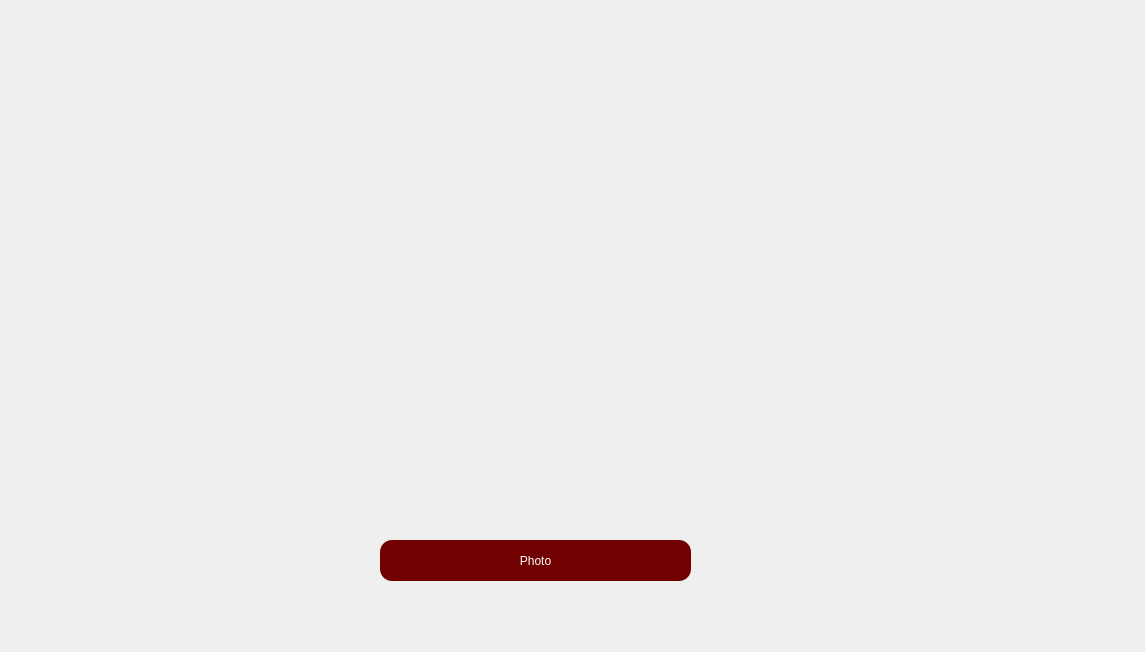
<?xml version="1.0" encoding="UTF-8"?>
<ui version="4.0">
 <class>camera</class>
 <widget class="QDialog" name="camera">
  <property name="geometry">
   <rect>
    <x>0</x>
    <y>0</y>
    <width>1145</width>
    <height>652</height>
   </rect>
  </property>
  <property name="windowTitle">
   <string>Dialog</string>
  </property>
  <widget class="QPushButton" name="takeImageButton">
   <property name="geometry">
    <rect>
     <x>380</x>
     <y>540</y>
     <width>311</width>
     <height>41</height>
    </rect>
   </property>
   <property name="styleSheet">
    <string notr="true">QPushButton{
color:white;
border-radius:12px;
font: 12pt  'Georgia';
background:#710100;
}

QPushButton:hover{
border-radius:12px;
font: 12pt  'Georgia';
background:#D32028;
color:white;

}</string>
   </property>
   <property name="text">
    <string>Photo</string>
   </property>
  </widget>
  <widget class="QStackedWidget" name="stackedWidget">
   <property name="geometry">
    <rect>
     <x>80</x>
     <y>40</y>
     <width>901</width>
     <height>401</height>
    </rect>
   </property>
   <property name="sizePolicy">
    <sizepolicy hsizetype="Preferred" vsizetype="Preferred">
     <horstretch>1</horstretch>
     <verstretch>0</verstretch>
    </sizepolicy>
   </property>
   <property name="palette">
    <palette>
     <active>
      <colorrole role="Base">
       <brush brushstyle="SolidPattern">
        <color alpha="255">
         <red>255</red>
         <green>255</green>
         <blue>255</blue>
        </color>
       </brush>
      </colorrole>
      <colorrole role="Window">
       <brush brushstyle="SolidPattern">
        <color alpha="255">
         <red>145</red>
         <green>145</green>
         <blue>145</blue>
        </color>
       </brush>
      </colorrole>
     </active>
     <inactive>
      <colorrole role="Base">
       <brush brushstyle="SolidPattern">
        <color alpha="255">
         <red>255</red>
         <green>255</green>
         <blue>255</blue>
        </color>
       </brush>
      </colorrole>
      <colorrole role="Window">
       <brush brushstyle="SolidPattern">
        <color alpha="255">
         <red>145</red>
         <green>145</green>
         <blue>145</blue>
        </color>
       </brush>
      </colorrole>
     </inactive>
     <disabled>
      <colorrole role="Base">
       <brush brushstyle="SolidPattern">
        <color alpha="255">
         <red>145</red>
         <green>145</green>
         <blue>145</blue>
        </color>
       </brush>
      </colorrole>
      <colorrole role="Window">
       <brush brushstyle="SolidPattern">
        <color alpha="255">
         <red>145</red>
         <green>145</green>
         <blue>145</blue>
        </color>
       </brush>
      </colorrole>
     </disabled>
    </palette>
   </property>
   <property name="currentIndex">
    <number>0</number>
   </property>
   <widget class="QWidget" name="viewfinderPage">
    <layout class="QGridLayout" name="gridLayout_5">
     <item row="0" column="0">
      <widget class="QCameraViewfinder" name="viewfinder" native="true"/>
     </item>
    </layout>
   </widget>
   <widget class="QWidget" name="previewPage">
    <layout class="QGridLayout" name="gridLayout_4">
     <item row="0" column="0">
      <widget class="QLabel" name="lastImagePreviewLabel">
       <property name="sizePolicy">
        <sizepolicy hsizetype="Preferred" vsizetype="MinimumExpanding">
         <horstretch>0</horstretch>
         <verstretch>0</verstretch>
        </sizepolicy>
       </property>
       <property name="frameShape">
        <enum>QFrame::Box</enum>
       </property>
       <property name="text">
        <string/>
       </property>
      </widget>
     </item>
    </layout>
   </widget>
  </widget>
 </widget>
 <customwidgets>
  <customwidget>
   <class>QCameraViewfinder</class>
   <extends>QWidget</extends>
   <header>qcameraviewfinder.h</header>
   <container>1</container>
  </customwidget>
 </customwidgets>
 <resources/>
 <connections/>
</ui>
